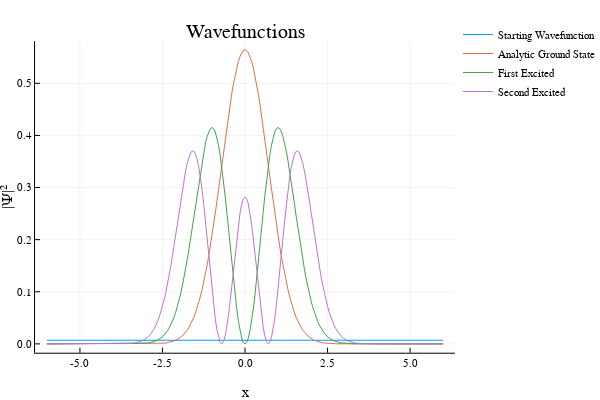

Notebook source saved alongside this figure:
### Code cell
Ψ0=(1.0/(2*xmax))*ones(Complex{Float64},N);
Ψtrue=(1+0*im).*ϕ.(x);
fΨtrue=fft(Ψtrue);
Ψ1=(1+0*im).*ϕ1.(x);
Ψ2=(1+0*im).*ϕ2.(x);
Ψ4=(1+0*im).*ϕ4.(x);

plot(x,abs2.(Ψ0),label="Starting Wavefunction")
plot!(x,abs2.(Ψtrue),label="Analytic Ground State")
plot!(x,abs2.(Ψ1),label="First Excited")
plot!(x,abs2.(Ψ2),label="Second Excited")


plot!(xlabel="x",ylabel="|Ψ|²",
    title="Wavefunctions")

### Figure 1 — Plotly figure (JSON) as saved in the notebook; plotly's stock layout.template omitted (floating-point values rounded to 4 significant figures; data arrays with more than 128 entries replaced by an {"elided": "..."} marker saying what was removed)
{"data": [{"colorbar": {"title": ""}, "hoverinfo": "text", "legendgroup": "Starting Wavefunction", "line": {"color": "rgba(0, 154, 250, 1.000)", "dash": "solid", "shape": "linear", "width": 1}, "mode": "lines", "name": "Starting Wavefunction", "showlegend": true, "text": {"elided": "241 null values"}, "type": "scatter", "x": {"elided": "241 float values"}, "xaxis": "x1", "y": {"elided": "241 float values"}, "yaxis": "y1", "zmax": null, "zmin": null}, {"colorbar": {"title": ""}, "hoverinfo": "text", "legendgroup": "Analytic Ground State", "line": {"color": "rgba(227, 111, 71, 1.000)", "dash": "solid", "shape": "linear", "width": 1}, "mode": "lines", "name": "Analytic Ground State", "showlegend": true, "text": {"elided": "241 null values"}, "type": "scatter", "x": {"elided": "241 float values"}, "xaxis": "x1", "y": {"elided": "241 float values"}, "yaxis": "y1", "zmax": null, "zmin": null}, {"colorbar": {"title": ""}, "hoverinfo": "text", "legendgroup": "First Excited", "line": {"color": "rgba(62, 164, 78, 1.000)", "dash": "solid", "shape": "linear", "width": 1}, "mode": "lines", "name": "First Excited", "showlegend": true, "text": {"elided": "241 null values"}, "type": "scatter", "x": {"elided": "241 float values"}, "xaxis": "x1", "y": {"elided": "241 float values"}, "yaxis": "y1", "zmax": null, "zmin": null}, {"colorbar": {"title": ""}, "hoverinfo": "text", "legendgroup": "Second Excited", "line": {"color": "rgba(195, 113, 210, 1.000)", "dash": "solid", "shape": "linear", "width": 1}, "mode": "lines", "name": "Second Excited", "showlegend": true, "text": {"elided": "241 null values"}, "type": "scatter", "x": {"elided": "241 float values"}, "xaxis": "x1", "y": {"elided": "241 float values"}, "yaxis": "y1", "zmax": null, "zmin": null}], "layout": {"annotations": [{"font": {"color": "rgba(0, 0, 0, 1.000)", "family": "sans-serif", "size": 20}, "rotation": 0, "showarrow": false, "text": "Wavefunctions", "x": 0.535, "xanchor": "center", "xref": "paper", "y": 1, "yanchor": "top", "yref": "paper"}], "height": 400, "legend": {"bgcolor": "rgba(255, 255, 255, 1.000)", "bordercolor": "rgba(0, 0, 0, 1.000)", "font": {"color": "rgba(0, 0, 0, 1.000)", "family": "sans-serif", "size": 11}, "tracegroupgap": 0, "x": 1, "y": 1}, "margin": {"b": 20, "l": 0, "r": 0, "t": 20}, "paper_bgcolor": "rgba(255, 255, 255, 1.000)", "plot_bgcolor": "rgba(255, 255, 255, 1.000)", "showlegend": true, "width": 600, "xaxis": {"anchor": "y1", "domain": [0.07647, 0.9934], "gridcolor": "rgba(0, 0, 0, 0.100)", "gridwidth": 0.5, "linecolor": "rgba(0, 0, 0, 1.000)", "mirror": false, "range": [-6.36, 6.36], "showgrid": true, "showline": true, "showticklabels": true, "tickangle": 0, "tickcolor": "rgb(0, 0, 0)", "tickfont": {"color": "rgba(0, 0, 0, 1.000)", "family": "sans-serif", "size": 11}, "tickmode": "array", "ticks": "inside", "ticktext": ["-5.0", "-2.5", "0.0", "2.5", "5.0"], "tickvals": [-5, -2.5, 0, 2.5, 5], "title": "x", "titlefont": {"color": "rgba(0, 0, 0, 1.000)", "family": "sans-serif", "size": 15}, "type": "-", "visible": true, "zeroline": false, "zerolinecolor": "rgba(0, 0, 0, 1.000)"}, "yaxis": {"anchor": "x1", "domain": [0.07581, 0.9415], "gridcolor": "rgba(0, 0, 0, 0.100)", "gridwidth": 0.5, "linecolor": "rgba(0, 0, 0, 1.000)", "mirror": false, "range": [-0.01693, 0.5811], "showgrid": true, "showline": true, "showticklabels": true, "tickangle": 0, "tickcolor": "rgb(0, 0, 0)", "tickfont": {"color": "rgba(0, 0, 0, 1.000)", "family": "sans-serif", "size": 11}, "tickmode": "array", "ticks": "inside", "ticktext": ["0.0", "0.1", "0.2", "0.3", "0.4", "0.5"], "tickvals": [0, 0.1, 0.2, 0.3, 0.4, 0.5], "title": "|Ψ|²", "titlefont": {"color": "rgba(0, 0, 0, 1.000)", "family": "sans-serif", "size": 15}, "type": "-", "visible": true, "zeroline": false, "zerolinecolor": "rgba(0, 0, 0, 1.000)"}}}
